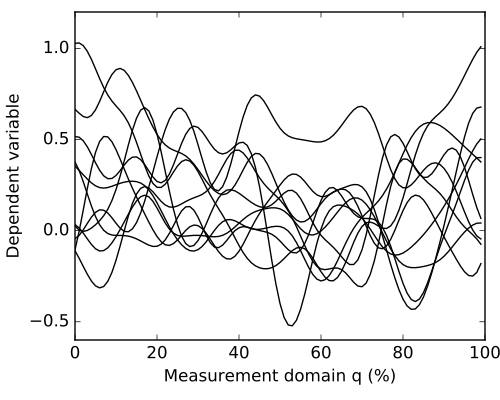

Recreate this plot in Python.
import numpy as np
from matplotlib import pyplot
import spm1d
np.random.seed(0)
Y = np.random.randn(10,100) +0.21
Y = spm1d.util.smooth(Y, fwhm=10)
pyplot.figure(figsize=(5,4))
pyplot.axes([0.15,0.15,0.82,0.82])
pyplot.plot(Y.T, 'k')
pyplot.xlabel('Measurement domain q (%)')
pyplot.ylabel('Dependent variable')
